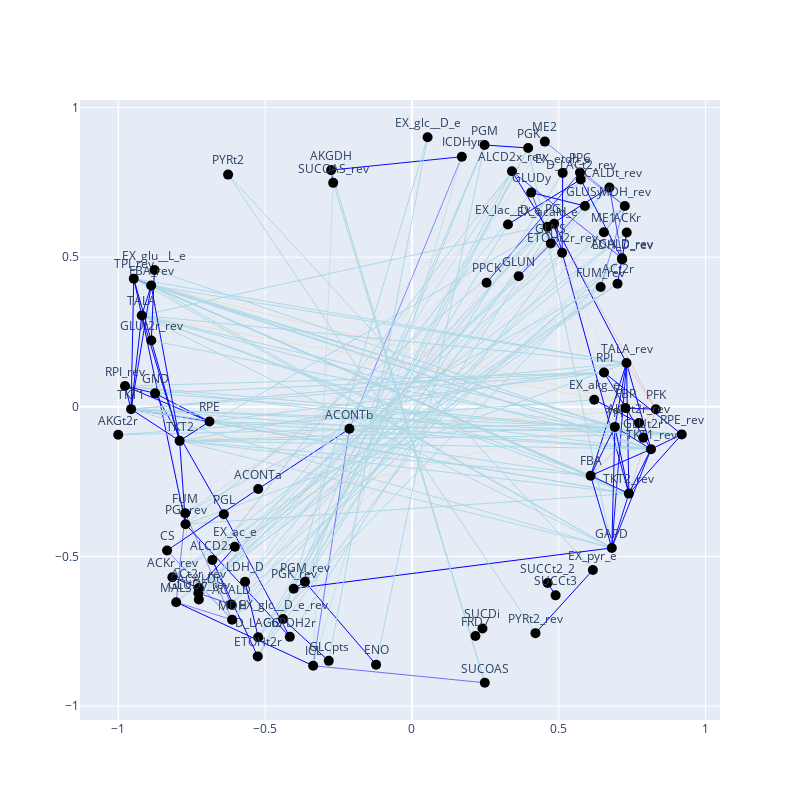
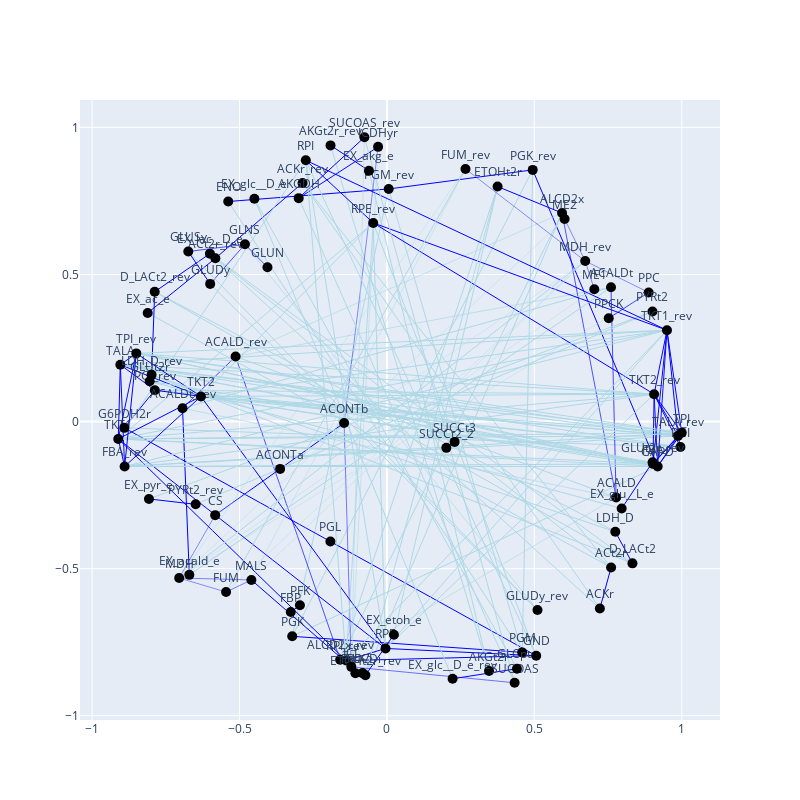

Notebook code for these charts, in order:
### Code cell
from graphs_utils import construct_graph, plot_graph


G, pos = construct_graph(linear_correlation_matrix, 
                         non_linear_correlation_matrix,
                         reactions=extended_reactions,
                         remove_unconnected_nodes=True,
                         correction=False)

plot_graph(G, pos)



G, pos = construct_graph(linear_correlation_matrix,
                         non_linear_correlation_matrix=None,
                         reactions=extended_reactions,
                         remove_unconnected_nodes=True,
                         correction=False)

plot_graph(G, pos)
